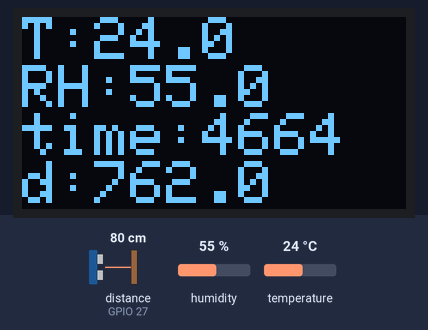
Recording of a sketch running on a simulated ESP32. Shown: 128×64 one-colour display. Wiring (inferred from the names in the program): ultrasonic range finder: trigger GPIO 13; echo GPIO 27. Inputs (shaded band) come from the test bench; at power-on: distance to the obstacle (sensor on GPIO 27) 80 cm, humidity 55 %, temperature 24 °C. The echo pulse lasts 58.3 µs per cm; what the sketch prints to the serial monitor is not drawn.

Above: at 1.2 s.
1.3 s: distance to the obstacle (sensor on GPIO 27) set to 2 cm
At 2.5 s:
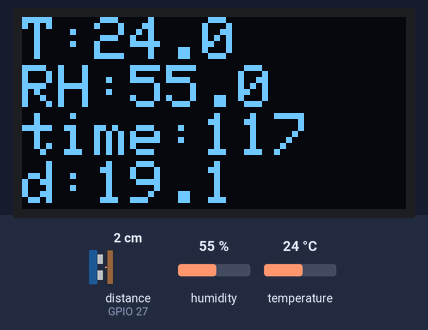
2.8 s: humidity set to 22 %
At 3.6 s:
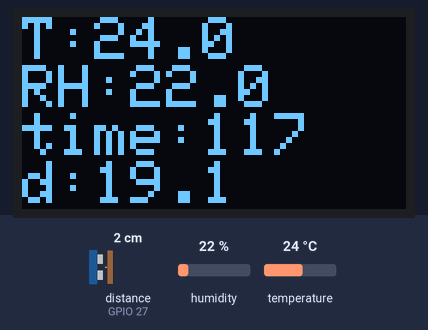
4.3 s: temperature set to 12 °C
At 4.7 s:
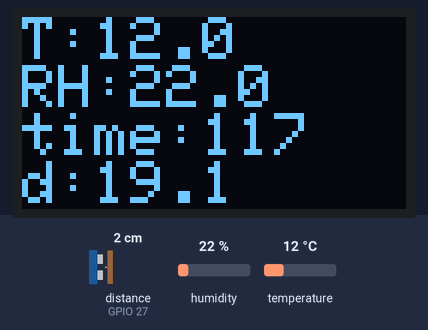
5.8 s: distance to the obstacle (sensor on GPIO 27) set to 4 cm
At 6.9 s:
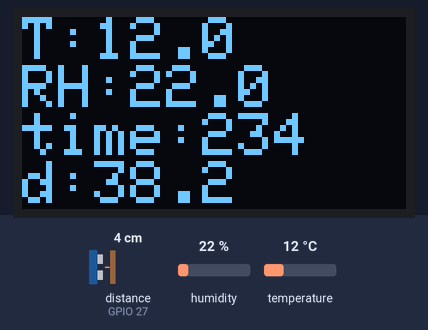
7.4 s: humidity set to 40 %
At 8.1 s:
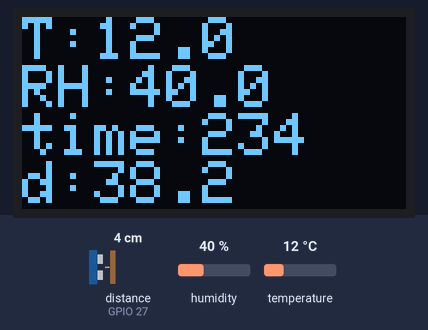
8.9 s: distance to the obstacle (sensor on GPIO 27) set to 9 cm
At 9.3 s:
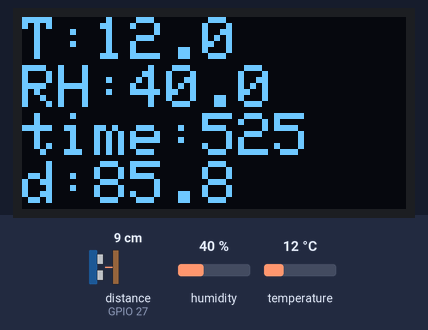
Timing chart, 0 to 11.4 s (numbered marks = the images above; inputs shaded):
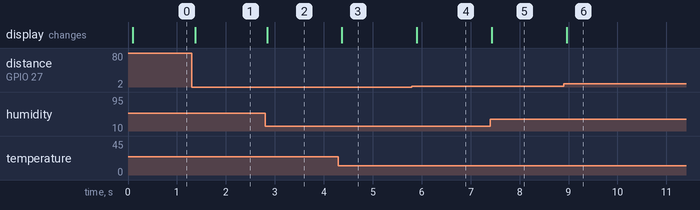

The sketch:

US_seconds_ra.ino
```cpp
#include <Wire.h>
// #include <SPI.h>

#include <vector>

// #include <Adafruit_ADS1015.h> // for ADC
#include <Adafruit_GFX.h>   // For graphics (for display)
#include <Adafruit_Si7021.h> // For temp & humidity sensor
#include <Adafruit_SSD1306.h> //For display

// For US Sensor
#define triggerPin 13 //Trigger pin connected to IO13
#define echoPin 27 //Echo pin conencted to IO27
unsigned long distTime;
double distMM;

// Setting up display
Adafruit_SSD1306 display(128, 64, &Wire, -1);   //128x64 OLED Display - Using default I2C - No reset pin (-1)

//Temp & humidity Sensor
Adafruit_Si7021 si7021 = Adafruit_Si7021();     //Temperature & Humidity Sensor
double tempMeasured = 29.00;
double rhMeasured = 30.00;

//For transfer funct
const double A = 0.163388688;
const double B = 0;
const double C = 0;
const double D = 0;

void setup() {
  // put your setup code here, to run once:
  Serial.begin(115200);

  //pins for US sensor
  pinMode(triggerPin, OUTPUT);
  pinMode(echoPin, INPUT);

  //Temp & humidity sensor
  si7021.begin();                               //Initialize temperature & humidity sensor

  //Display
  display.begin(SSD1306_SWITCHCAPVCC, 0x3C);    //Initialize OLED - Use internal power source - I2C address = 0x3C
  display.setTextSize(2);
  display.setTextColor(SSD1306_WHITE);
}

void loop() {
  // put your main code here, to run repeatedly:

  distTime = getDistTime();
  distMM = time2dist(distTime);

  // //temperature & humidity
  tempMeasured = si7021.readTemperature();
  rhMeasured = si7021.readHumidity();

  // //for the screen
  updateScreen();

  // serial print
  Serial.print(distTime);
  Serial.print("\t");
  Serial.print(tempMeasured);
  Serial.print("\t");
  Serial.print(rhMeasured);
  Serial.print("\t");
  Serial.print(distMM);
  Serial.print("\n");
}


unsigned long getDistTime() {
  // given input pins output time in MicroSec

  //yoinked from https://github.com/Teknologiskolen/HCSR04/blob/master/src/afstandssensor.cpp
  // First make sure triggerPin is LOW
  digitalWrite(triggerPin, LOW);
  delayMicroseconds(2);
  //To activate the sensor triggerPin is held HIGH for 10 microseconds.
  digitalWrite(triggerPin, HIGH);
  delayMicroseconds(10);
  digitalWrite(triggerPin, LOW);
  //The sensor now resets the distance by keeping echoPin HIGH for a period corresponding to the distance measured.
  unsigned long durationMicroSec = pulseIn(echoPin, HIGH);

  return durationMicroSec;
}

double time2dist(unsigned long recTime){
  //inputs time in microseconds and outputs distance in mm
  double dist;
  // dist = recTime * 0.34 /2; //speed of sound in km/s
  dist = recTime * A + tempMeasured * B + rhMeasured*C + D;
  return dist; // dist in mm
}


void updateScreen(){
  display.clearDisplay();                                       //Clears the display
  display.setCursor(0,0);                                       //Move to 0,0 on display (Top Left)
  display.print("T:"); display.println(tempMeasured,1);                      //print("...") - prints out the characters between "" on the display
  display.print("RH:"); display.println(rhMeasured,1);                   //print(variable, 1) - prints out the variable with 1 decimal
  // display.print(" d:"); display.println(d, 1);                  //println - prints and then moves to the next line

  display.print("time:");display.println(distTime,1);
  display.print("d:");display.println(distMM,1);


  display.display();                                            //Show everything on the screen
}
```

Measured:
- after the input at 1.3 s, the display: changes after 0.08 s (image 1)
- after the input at 2.8 s, the display: changes at once (image 2)
- after the input at 4.3 s, the display: changes after 0.07 s (image 3)
- after the input at 5.8 s, the display: changes after 0.10 s (image 4)
- after the input at 7.4 s, the display: changes at once (image 5)
- after the input at 8.9 s, the display: changes after 0.07 s (image 6)
